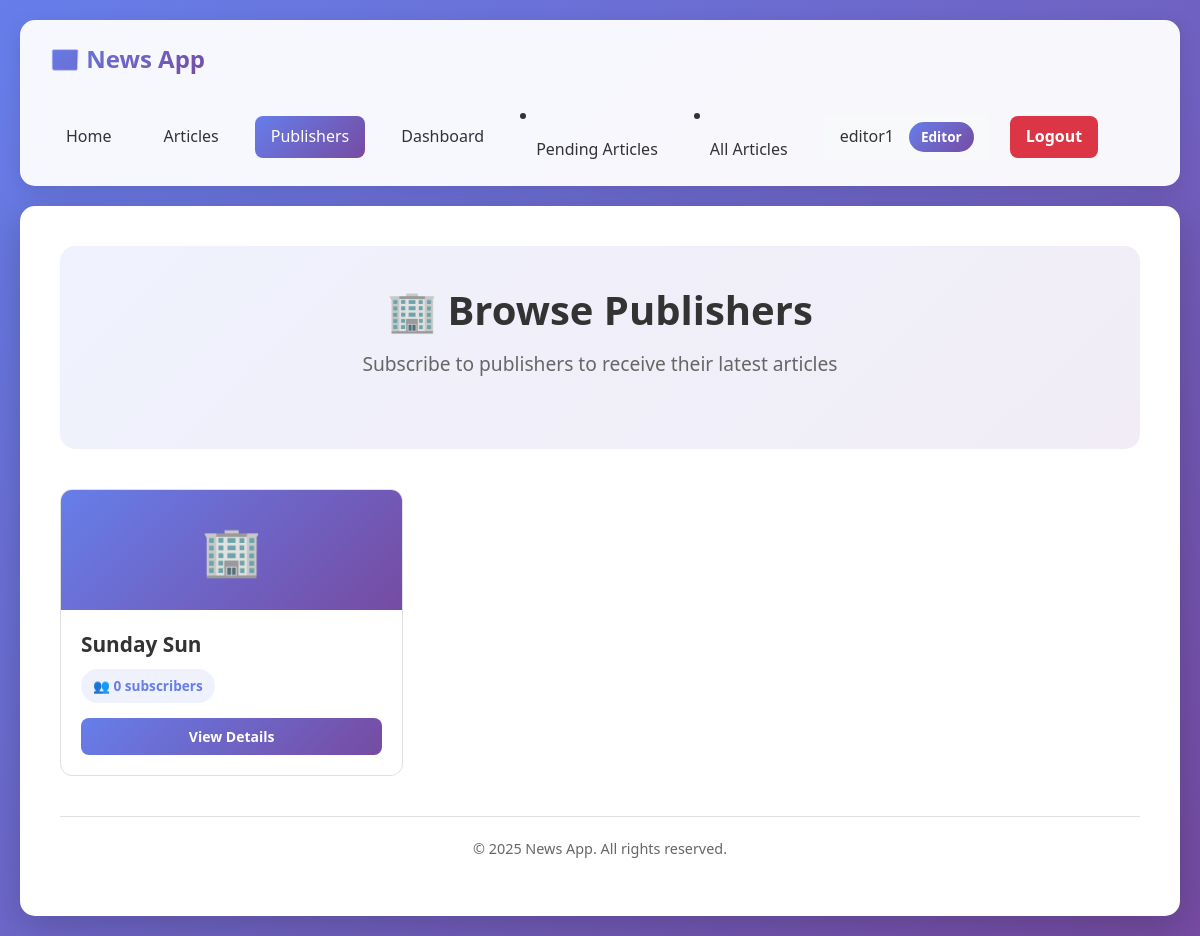
The page /publishers/ (signed in) on the database its author committed.
### news_app/models.py (models this page shows, shortened)
class CustomUser(AbstractUser):
    ROLE_CHOICES = [
        ("reader", "Reader"),
        ("editor", "Editor"),
        ("journalist", "Journalist"),
        ("publisher", "Publisher"),
    ]
    role = models.CharField(max_length=20,
                            choices=ROLE_CHOICES,
                            default="reader")
    subscribed_newsletters = models.ManyToManyField("Newsletter",
                                                    related_name="subscribers",
                                                    blank=True)
    subscribed_publishers = models.ManyToManyField(
        "Publisher",
        related_name="subscribed_readers",
        blank=True,
        limit_choices_to={"role": "reader"}
    )
    subscribed_journalists = models.ManyToManyField(
        "self",
        symmetrical=False,
        related_name="journalist_subscribers",
        blank=True,
    )
    created_at = models.DateTimeField(auto_now_add=True)
    updated_at = models.DateTimeField(auto_now=True)
    class Meta:
        verbose_name = "User"
        verbose_name_plural = "Users"
        ordering = ["username"]

class Publisher(models.Model):
    name = models.CharField(max_length=200, unique=True)
    description = models.TextField(blank=True)
    website = models.URLField(blank=True)
    established_date = models.DateField(null=True, blank=True)
    owner = models.ForeignKey(
        "CustomUser",
        on_delete=models.CASCADE,
        related_name="owned_publishers",
        limit_choices_to={"role": "publisher"},
        null=True,
        blank=True,
    )
    created_by = models.ForeignKey(
        "CustomUser",
        on_delete=models.SET_NULL,
        null=True,
        blank=True,
        related_name="publishers_created"
    )
    editors = models.ManyToManyField(
        "CustomUser",
        related_name="publisher_editors",
        blank=True,
        limit_choices_to={"role": "editor"},
    )
    journalists = models.ManyToManyField(
        "CustomUser",
        related_name="publisher_journalists",
        blank=True,
        limit_choices_to={"role": "journalist"},
    )
    created_at = models.DateTimeField(auto_now_add=True)
    updated_at = models.DateTimeField(auto_now=True)
    class Meta:
        ordering = ["name"]
        verbose_name = "Publisher"
        verbose_name_plural = "Publishers"

### news_app/views.py (the view)
def publisher_list(request):
    publishers = Publisher.objects.all().order_by("-created_at")
    return render(request,
                  "news_app/publisher_list.html",
                  {"publishers": publishers})

### news_app/templates/news_app/publisher_list.html (shortened to what this page needs)
{% extends 'news_app/base.html' %}
{% load static %}
{% block extra_css %}
<link rel="stylesheet" href="{% static 'news_app/publishers.css' %}">
{% endblock %}
{% block content %}
    <div class="hero-section">
        <h1 class="hero-title">🏢 Browse Publishers</h1>
        <p class="hero-subtitle">Subscribe to publishers to receive their latest articles</p>
    </div>
    {% if publishers %}
        <div class="publisher-grid">
            {% for publisher in publishers %}
            <div class="publisher-card" onclick="event.target.tagName === 'DIV' && window.location.href='{% url 'publisher_detail' publisher.pk %}'">
                <div class="publisher-header">
                    🏢
                </div>
                <div class="publisher-content">
                    <h3 class="publisher-name">{{ publisher.name }}</h3>
                    <div class="publisher-stats">
                        <span class="stat-badge">
                            👥 {{ publisher.subscriber_count|default:0 }} subscriber{{ publisher.subscriber_count|default:0|pluralize }}
                        </span>
                    </div>
                    <div class="action-buttons">
                        <a href="{% url 'publisher_detail' publisher.pk %}" class="btn btn-primary btn-sm">
                            View Details
                        </a>
                    </div>
                </div>
            </div>
            {% endfor %}
        </div>
    {% else %}
        <div class="empty-state">
            <div class="empty-state-icon">🏢</div>
            <h3>No Publishers Found</h3>
            <p>Check back later for new publishers!</p>
        </div>
    {% endif %}
{% endblock %}

### news_app/templates/news_app/base.html (shortened to what this page needs)
{% load static %}
<!DOCTYPE html>
<html lang="en">
<head>
    <link href="https://cdn.jsdelivr.net/npm/bootstrap@5.3.0/dist/css/bootstrap.min.css" rel="stylesheet">
    <link rel="stylesheet" href="{% static 'news_app/style.css' %}">
    {% block extra_css %}{% endblock %}
</head>
<body>
    <nav class="navbar">
        <a href="{% url 'home' %}" class="navbar-brand">📰 News App</a>
        <div class="navbar-menu">
            {% if user.is_authenticated %}
                <a href="{% url 'home' %}" class="nav-link">Home</a>
                <a href="{% url 'article_list' %}" class="nav-link">Articles</a>
                <a href="{% url 'publisher_list' %}" class="nav-link">Publishers</a>
                <a href="{% url 'dashboard' %}" class="nav-link">Dashboard</a>
                {% if user.role == 'editor' %}
                    <li class="nav-item">
                        <a href="{% url 'pending_articles' %}" class="nav-link">Pending Articles</a>
                    </li>
                    <li class="nav-item">
                        <a class="nav-link" href="{% url 'article_list' %}">All Articles</a>
                    </li>
                {% endif %}
                <div class="user-info">
                    <span>{{ user.username }}</span>
                    <span class="user-badge">{{ user.get_role_display }}</span>
                </div>
                <a href="{% url 'logout' %}" class="btn-logout">Logout</a>
            {% else %}
                <a href="{% url 'home' %}" class="nav-link">Home</a>
                <a href="{% url 'article_list' %}" class="nav-link">Articles</a>
                <a href="{% url 'newsletter_list' %}" class="nav-link">Newsletters</a>
                <a href="{% url 'login' %}" class="nav-link">Login</a>
                <a href="{% url 'register' %}" class="nav-link">Register</a>
            {% endif %}
        </div>
    </nav>
    <div class="container">
        {% block content %}{% endblock %}
        <div class="footer">
            {% block footer %}
            <p>&copy; 2025 News App. All rights reserved.</p>
            {% endblock %}
        </div>
    </div>
</body>
</html>

### news_app/static/news_app/style.css (style rules this page uses)
* { margin: 0; padding: 0; box-sizing: border-box; }
body { font-family: 'Segoe UI', Tahoma, Geneva, Verdana, sans-serif; background: linear-gradient(135deg, #667eea 0%, #764ba2 100%); min-height: 100vh; padding: 20px; color: #333; line-height: 1.6; }
.navbar { background: rgba(255, 255, 255, 0.95); padding: 15px 30px; border-radius: 15px; margin-bottom: 20px; box-shadow: 0 5px 20px rgba(0,0,0,0.1); display: flex; justify-content: space-between; align-items: center; flex-wrap: wrap; gap: 20px; }
.navbar-brand { font-size: 1.5em; font-weight: bold; background: linear-gradient(135deg, #667eea 0%, #764ba2 100%); -webkit-background-clip: text; -webkit-text-fill-color: transparent; background-clip: text; text-decoration: none; }
.navbar-menu { display: flex; gap: 20px; align-items: center; flex-wrap: wrap; }
.nav-link { color: #333; text-decoration: none; font-weight: 500; padding: 8px 16px; border-radius: 8px; transition: all 0.3s; }
.nav-link.active { background: linear-gradient(135deg, #667eea 0%, #764ba2 100%); color: white; }
.user-info { display: flex; align-items: center; gap: 15px; padding: 8px 16px; background: #f8f9fa; border-radius: 8px; }
.user-badge { padding: 4px 12px; background: linear-gradient(135deg, #667eea 0%, #764ba2 100%); color: white; border-radius: 20px; font-size: 0.85em; font-weight: 600; }
.btn-logout { padding: 8px 16px; background: #dc3545; color: white; border: none; border-radius: 8px; font-weight: 600; cursor: pointer; text-decoration: none; display: inline-block; transition: all 0.3s; }
.container { max-width: 1200px; margin: 0 auto; background: white; padding: 40px; border-radius: 15px; box-shadow: 0 10px 40px rgba(0,0,0,0.2); }
.btn { padding: 12px 24px; border: none; border-radius: 8px; font-size: 15px; font-weight: 600; cursor: pointer; text-decoration: none; display: inline-block; transition: all 0.3s; text-align: center; }
.btn-primary { background: linear-gradient(135deg, #667eea 0%, #764ba2 100%); color: white; }
.btn-sm { padding: 8px 16px; font-size: 14px; }
.hero-section { text-align: center; padding: 40px 20px; background: linear-gradient(135deg, rgba(102, 126, 234, 0.1) 0%, rgba(118, 75, 162, 0.1) 100%); border-radius: 15px; margin-bottom: 40px; }
.hero-title { font-size: 2.5em; color: #333; margin-bottom: 15px; font-weight: 600; }
.hero-subtitle { font-size: 1.2em; color: #666; margin-bottom: 30px; }
.article-grid, .newsletter-grid, .publisher-grid, .journalist-grid, .subscription-grid { display: grid; grid-template-columns: repeat(auto-fill, minmax(300px, 1fr)); gap: 25px; margin-bottom: 40px; }
.article-card, .newsletter-card, .publisher-card, .journalist-card, .subscription-card { background: #fff; border: 1px solid #e0e0e0; border-radius: 12px; overflow: hidden; transition: all 0.3s; }
.article-content, .newsletter-body, .newsletter-content, .publisher-content, .journalist-content, .subscription-content { padding: 20px; }
.article-title, .newsletter-title, .publisher-name, .journalist-name, .subscription-name { font-size: 1.3em; color: #333; margin-bottom: 10px; font-weight: 600; line-height: 1.4; }
.action-buttons, .newsletter-actions, .article-actions { display: flex; gap: 10px; flex-wrap: wrap; margin-top: 15px; }
.action-buttons .btn, .newsletter-actions .btn, .article-actions .btn { flex: 1; min-width: 120px; }
.footer { margin-top: 40px; padding-top: 20px; border-top: 1px solid #e0e0e0; text-align: center; color: #666; font-size: 0.9em; }

### news_app/static/news_app/publishers.css (style rules this page uses)
.publisher-grid { grid-template-columns: repeat(auto-fill, minmax(300px, 1fr)); }
.publisher-header { width: 100%; height: 120px; background: linear-gradient(135deg, #667eea 0%, #764ba2 100%); display: flex; align-items: center; justify-content: center; color: white; font-size: 3em; }
.publisher-stats { display: flex; gap: 10px; margin-bottom: 15px; flex-wrap: wrap; }
.stat-badge { padding: 6px 12px; background: rgba(102, 126, 234, 0.1); border-radius: 20px; font-size: 0.85em; color: #667eea; font-weight: 600; display: inline-flex; align-items: center; gap: 5px; }

### rows shown on the page
CustomUser: username "editor1", role "Editor"
Publisher: name "Sunday Sun", subscriber_count "0"
